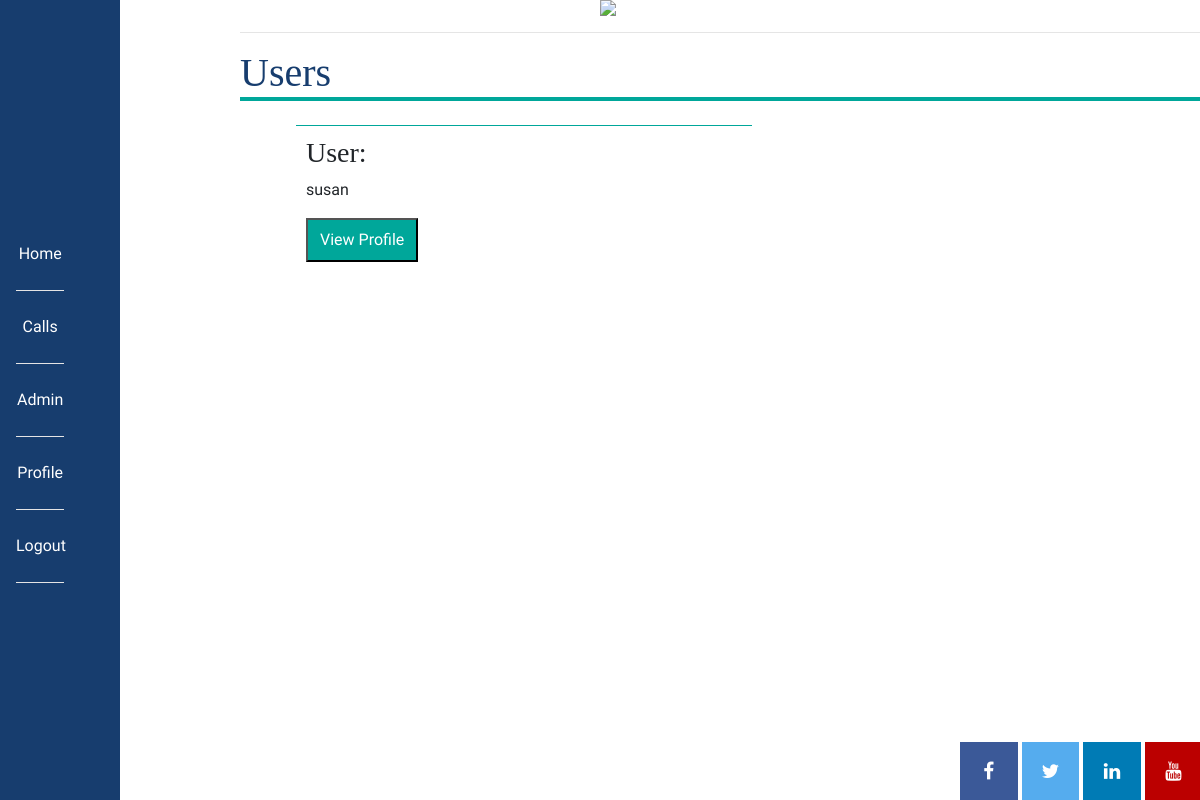
Page /view_users (signed in) on the earlier database version.
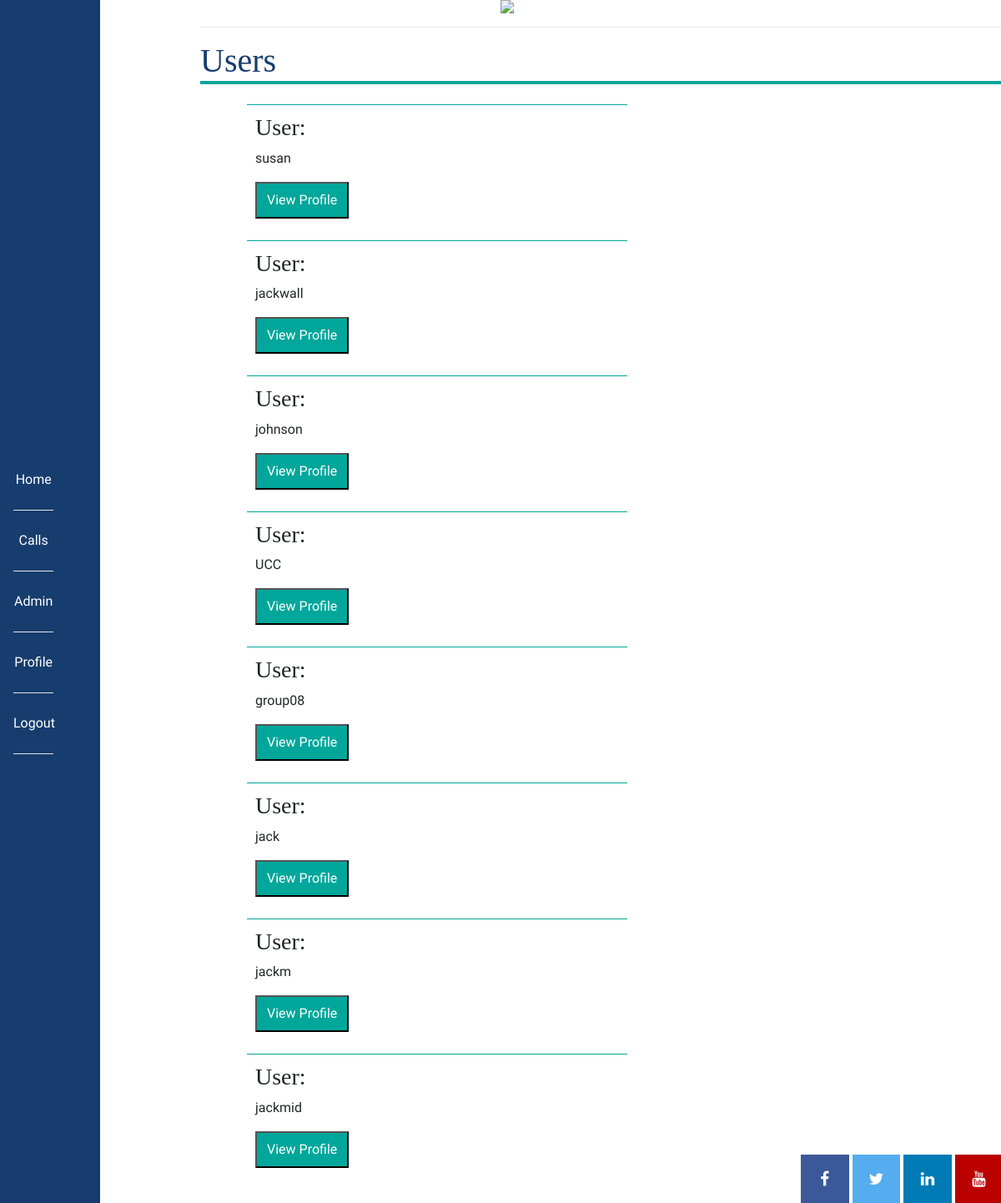
Same page on the later database version.
### app/models.py (models this page shows, shortened)
class User(db.Model, UserMixin):
    id = db.Column(db.Integer, primary_key=True)
    username = db.Column(db.String(64), index=True, unique=True)
    email = db.Column(db.String(120), index=True, unique=True)
    password_hash = db.Column(db.String(128))
    access = db.Column(db.Integer)
    proposals = db.relationship('Proposal', backref='author', lazy='dynamic')
    education_info = db.relationship("EducationInfo", backref="author", lazy="dynamic")
    employment = db.relationship("Employment", backref="author", lazy="dynamic")
    professional_studies = db.relationship("ProfessionalStudies", backref="author", lazy="dynamic")
    distinctions_and_awards = db.relationship("DistinctionsAndAwards", backref="author", lazy="dynamic")
    funding_diversification = db.relationship("FundingDiversification", backref="author", lazy="dynamic")
    team_members = db.relationship("TeamMembers", backref="author", lazy="dynamic")
    impacts = db.relationship("Impacts", backref="author", lazy="dynamic")
    innovations = db.relationship("Innovation", backref="author", lazy="dynamic")
    publications = db.relationship("Publication", backref="author", lazy="dynamic")
    presentations = db.relationship("Presentation", backref="author", lazy="dynamic")
    academic_collabs = db.relationship("AcademicCollabs", backref="author", lazy="dynamic")
    non_academic_collabs = db.relationship("NonAcademicCollabs", backref="author", lazy="dynamic")
    conferences = db.relationship("Conference", backref="author", lazy="dynamic")
    communications = db.relationship("Communications", backref="author", lazy="dynamic")
    funding_ratio = db.relationship("FundingRatio", backref="author", lazy="dynamic")
    public_engagement = db.relationship("PublicEngagement", backref="author", lazy="dynamic")
    about_me = db.Column(db.String(140))
    last_seen = db.Column(db.String(20), default=datetime.utcnow().strftime("%B %d %Y"))
    def is_admin(self):
        return self.access == 2

### app/routes.py (the view)
@app.route("/view_users")
@login_required
def view_users():
    if not current_user.is_admin():
        flash("Admin area only")
        return redirect(url_for("index"))
    users = User.query.all()
    return render_template("view_users.html", img=svg, title="View Users", users=users)

### app/models.py (called while the page is built)
@login.user_loader
def load_user(id):
    return User.query.get(int(id))

### app/routes.py (called while the page is built)
@app.before_request
def before_request():
    if current_user.is_authenticated:
        current_user.last_seen = datetime.utcnow().strftime("%B %d %Y")
        db.session.commit()

### app/templates/view_users.html
{% extends "base.html" %}
{% block content %}
<main>
<h1>Users</h1>
<ul>
{% for entry in users %}
    <li class="list">
    <h3>User:</h3><p> {{ entry.username }}</p>
    <a href="{{ url_for('profile', user_id=entry.id) }}"><button>View Profile</button></a>
    </li>
{% endfor %}
</ul>
</main>
{% endblock %}

### app/templates/base.html (shortened to what this page needs)
<html>
    <head>
      <link rel="stylesheet" href="https://cdnjs.cloudflare.com/ajax/libs/font-awesome/4.7.0/css/font-awesome.min.css">
      <link rel="stylesheet" href="https://maxcdn.bootstrapcdn.com/bootstrap/4.3.1/css/bootstrap.min.css">
        <link rel="stylesheet" href="{{  url_for('static', filename='css/style.css') }}">
    </head>
    <body>
        <div class="logo">
            <a href="{{ url_for('index') }}"><img src="{{ img }}"></a>
        </div>
        <div class="nav">
        <nav class="navbar">
            <ul class="navbar-nav">
                <li class="nav-item"><a class="nav-link" href="{{ url_for('index') }}">Home</a></li>
                <li class="nav-item"><a class="nav-link" href="{{ url_for('calls') }}">Calls</a></li>
                {% if current_user.is_anonymous %}
                <li class="nav-item"><a class="nav-link" href="{{ url_for('login') }}">Login</a></li>
                {% else %}
                    {% if current_user.is_admin() %}
                        <li class="nav-item"><a class="nav-link" href="{{ url_for('admin') }}">Admin</a></li>
                    {% elif current_user.access == 4 %}
                        <li class="nav-item"><a class="nav-link" href="{{ url_for('reviewer') }}">Reviewer</a></li>
                    {% elif current_user.access == 1 %}
                        <li class="nav-item"><a class="nav-link" href="{{ url_for('workbench') }}">Workbench</a></li>
                    {% elif current_user.access == 3 %}
                        <li class="nav-item"><a class="nav-link" href="{{ url_for('host_institution') }}">Host Institution</a></li>
                    {% endif %}
                    <li class="nav-item"><a class="nav-link" href="{{  url_for('profile', user_id=current_user.id) }}">Profile</a></li>
                    <li class="nav-item"><a class="nav-link" href="{{ url_for('logout') }}">Logout</a></li>
                {% endif %}
            </ul>
        </nav>
        </div>
        <div class="flash">
            <hr>
            </div>
            {% block content %}{% endblock %}
            <div class="social">
                    <a href="https://www.facebook.com/ScienceFoundationIreland/" target="_blank" class="fa fa-facebook"></a>
                    <a href="https://twitter.com/scienceirel" target="_blank" class="fa fa-twitter"></a>
                    <a href="https://www.linkedin.com/company/science-foundation-ireland" target="_blank" class="fa fa-linkedin"></a>
                    <a href="https://www.youtube.com/ScienceFoundationIreland" target="_blank" class="fa fa-youtube"></a>
            </div>
    </body>
</html>

### app/static/css/style.css (style rules this page uses)
.logo { margin-left:50%; display:inline-block; }
.nav { background-color:#173D6E; float:left; width:10%; height:100%; position: fixed; top:0; }
nav { width:100%; float:left; }
.nav-item { text-align:center; border-bottom:.1em #e5e5e5 solid; padding: 1em 0em; color:white; }
.nav-link { font-size:1em; color:white; }
ul { width: 55%; float: left; }
.list { list-style: none; border-top: 1px solid #00A79A; margin: 1em; padding: 10px; }
main { display:block; margin-left:20%; }
h1, h2, h3, h4, h5, h6 { font-family:Georgia, Times, serif; }
h1 { border-bottom: .1em solid #00A79A; }
p, div, a { font-family: 'Nobile', Helvetica, Arial, sans-serif; }
button { background-color:#00A79A; color:white; text-align: center; cursor: pointer; padding: 0.5em 0.75em; }
.nav-link, .nav-link:hover, .nav-link:active, .nav-link:visited { color:white; text-decoration: none; }
.social { float:right; margin-left:80%; position: fixed; bottom: 0; width: 50%; }
.fa { padding:1em; font-size: 1.2em; height:3em; width: 3em; text-align: center; text-decoration: none; }
.fa-facebook { background: #3B5998; color: white; }
.fa-twitter { background: #55ACEE; color: white; }
.fa-linkedin { background: #007bb5; color: white; }
.fa-youtube { background: #bb0000; background: #bb0000; color: white; }
a,a:hover, a:focus, a:active { text-decoration: none; }
.flash { padding-left:20%; width:100%; }
h1 { color:#173D6E; }

Differences in the rows shown:
added User: username "jackwall"
added User: username "johnson"
added User: username "UCC"
added User: username "group08"
added User: username "jack"
added User: username "jackm"
added User: username "jackmid"
